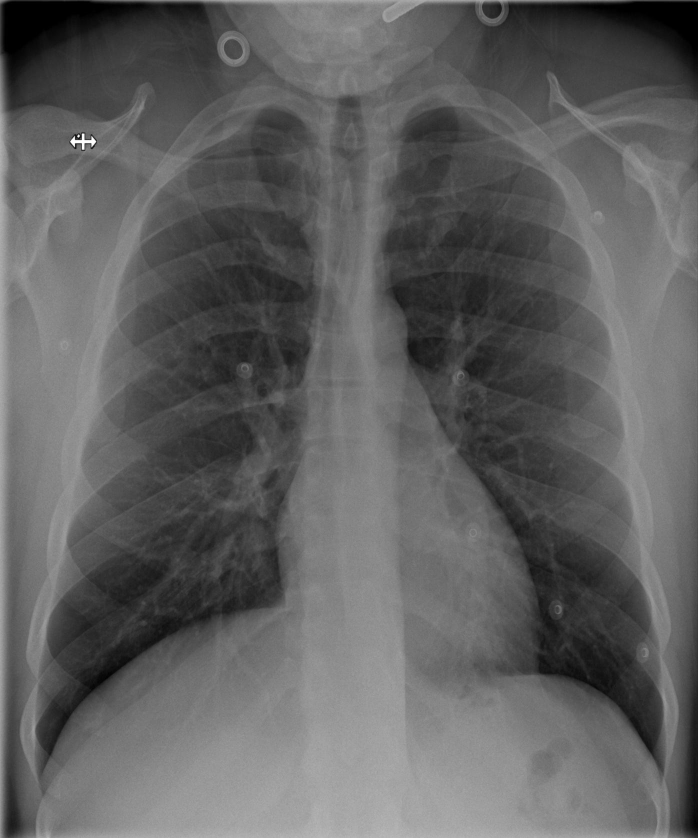
#> input picture Butterworth filter.jpg, 1396 x 1676 px (shown at 1/2 size); its folder holds only this picture in this run
$ python -i application.py   (imports and definitions only)   (older library calls are emulated)
#> lines starting #> are read from the running program, lines starting #| are printed output that depends on the picture
import tkinter as tk
from tkinter import filedialog

import cv2
import numpy as np
from PIL import Image, ImageTk
import matplotlib.pyplot as plt

# [87 lines left out: functions ButterworthFilter, GaussianFilter, not called in this run]


def process_image():
    global selected_radio
    # Open file dialog to select an image
    file_path = filedialog.askopenfilename()
#> the answer given: Butterworth filter.jpg
    if file_path:
        # Load the image
        image = cv2.imread(file_path,0)
#> image is the input picture: shape (1676, 1396); min 0, max 255, mean 96.3

        if selected_radio == 1:
            #gussain filter low pass filter
            imageFilter=GaussianFilter(image)
            print("Option 2 selected")
        # Add your logic for option 1 here
        elif selected_radio == 2:
            imageFilter= ButterworthFilter(image)
            print("Option 2 selected")
        # Add your logic for option 2 here
        elif selected_radio == 3:
            print("Option 3 selected")
        # Add your logic for option 3 here
        elif selected_radio == 4:
            print("Option 4 selected")


        showImage(image)
        showFilterImage(imageFilter)


# [15 lines left out: function showFilterImage, not called in this run]


def showImage(image_gray):
    # Resize the processed image to fit within a fixed size area
    max_width = 400
    max_height = 300
    height, width = image_gray.shape
#> height = 1676; width = 1396
    if width > max_width or height > max_height:
        scale = min(max_width / width, max_height / height)
#> scale = 0.179
        width = int(width * scale)
#> width = 249
        height = int(height * scale)
#> height = 300
        image_gray = cv2.resize(image_gray, (width, height))
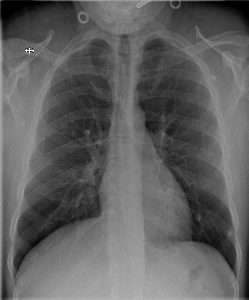
#> image_gray: shape (300, 249); min 0, max 255, mean 96.2

  # Convert the grayscale image to RGB format for display
    image_rgb = cv2.cvtColor(image_gray, cv2.COLOR_GRAY2RGB)
    image_rgb = Image.fromarray(image_rgb)
    image_rgb = ImageTk.PhotoImage(image_rgb)

   # Update the label to display the processed image
#> (the run stopped early here; a loop or call above may not have finished)

$ run again, on Histogram.jpeg
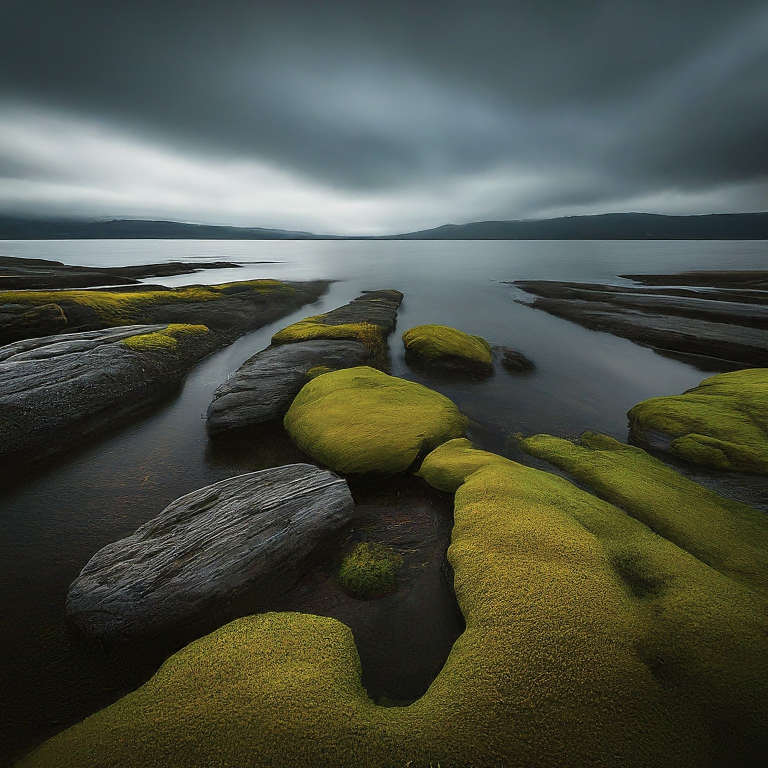
#> input picture Histogram.jpeg, 1536 x 1536 px (shown at 1/2 size)
#> in process_image, `image = cv2.imread(file_path,0)`:
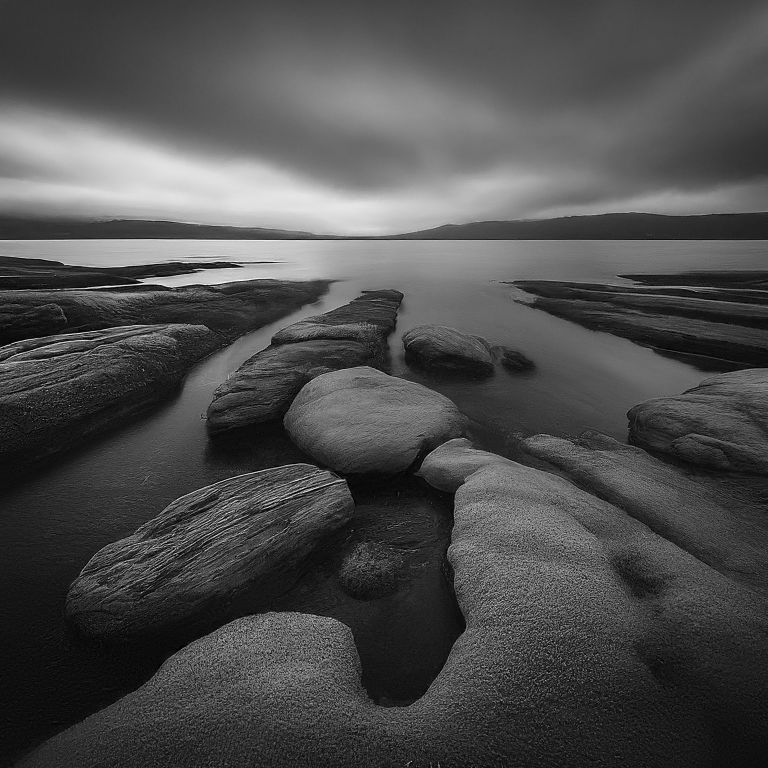
#> image: shape (1536, 1536) (shown at 1/2 size); min 0, max 255, mean 77.2
#> in showImage, `image_gray = cv2.resize(image_gray, (width, height))`:
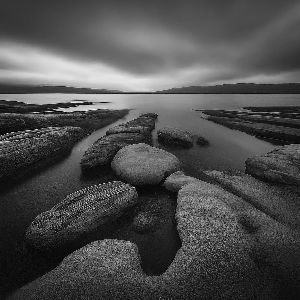
#> image_gray: shape (300, 300); min 0, max 251, mean 76.9

$ run again, on Laplacian.jpeg
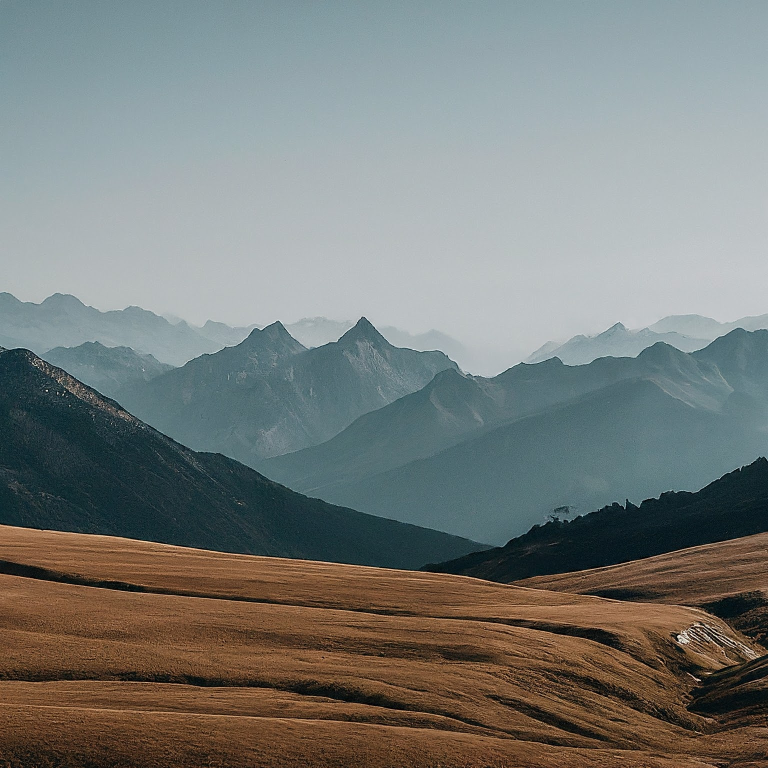
#> input picture Laplacian.jpeg, 1536 x 1536 px (shown at 1/2 size)
#> in process_image, `image = cv2.imread(file_path,0)`:
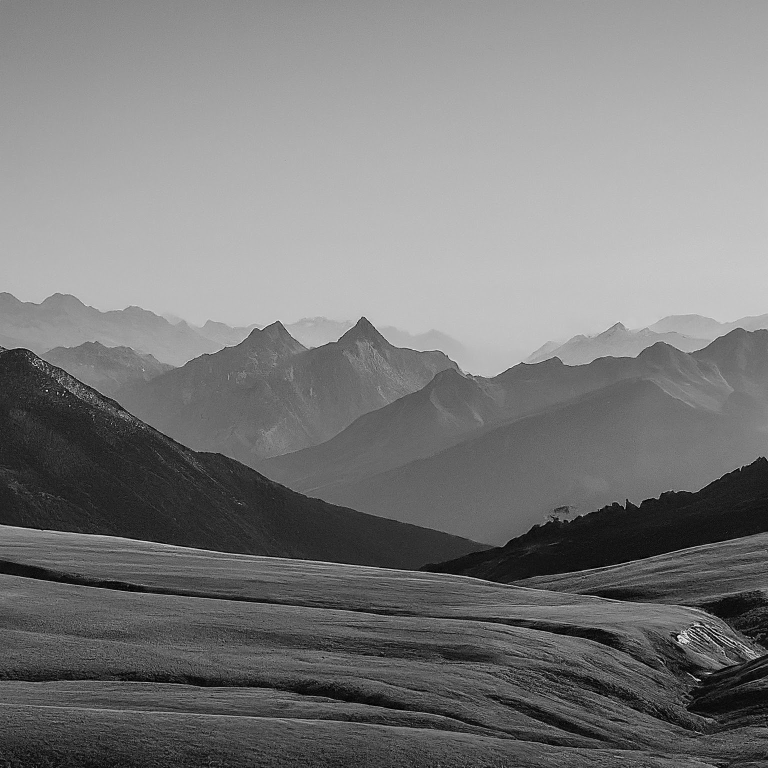
#> image: shape (1536, 1536) (shown at 1/2 size); min 0, max 255, mean 122.4
#> in showImage, `image_gray = cv2.resize(image_gray, (width, height))`:
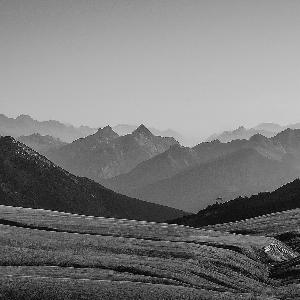
#> image_gray: shape (300, 300); min 0, max 247, mean 122.3

$ run again, on Gussain Low Pas.jpeg
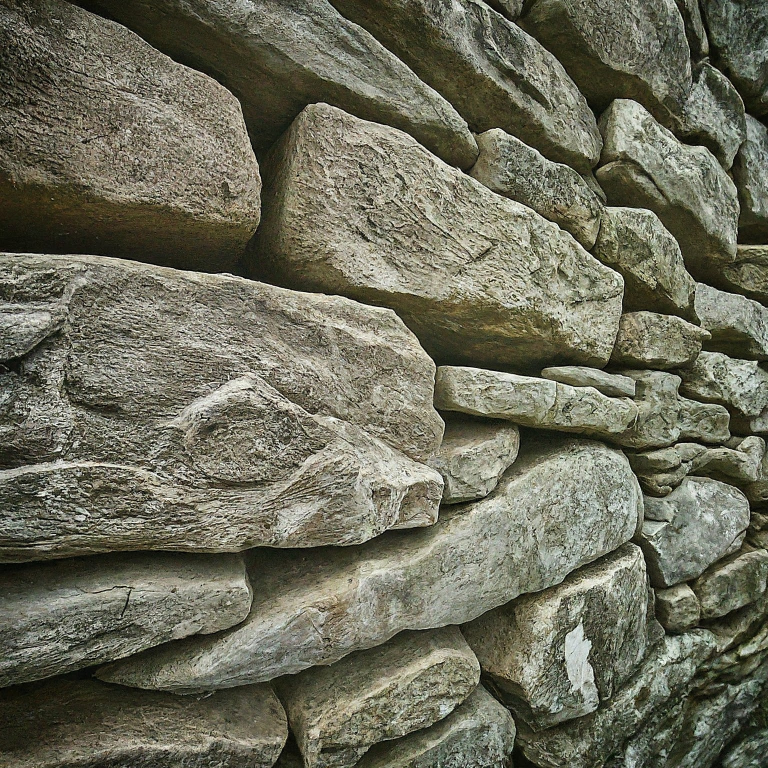
#> input picture Gussain Low Pas.jpeg, 1536 x 1536 px (shown at 1/2 size)
#> in process_image, `image = cv2.imread(file_path,0)`:
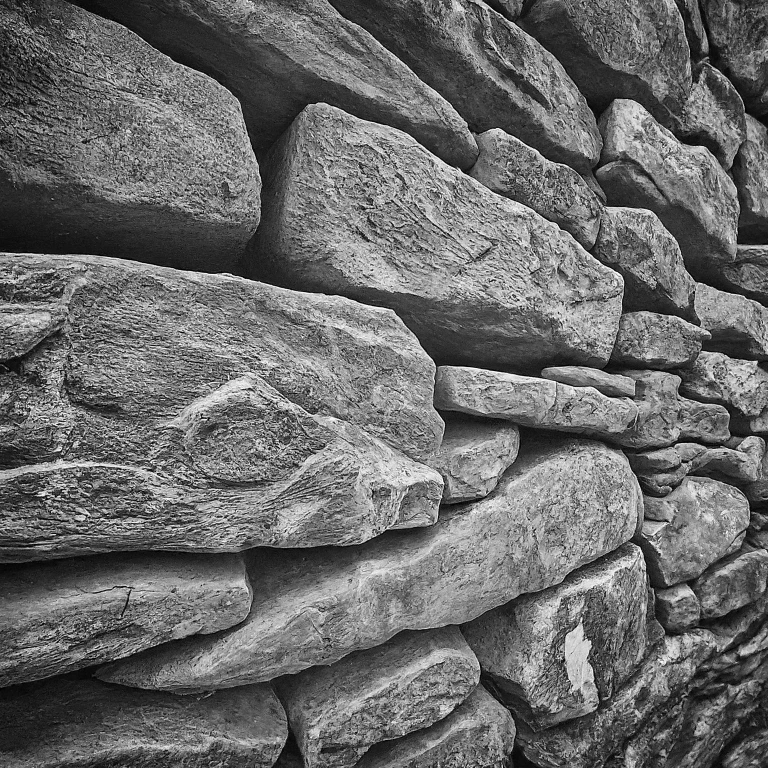
#> image: shape (1536, 1536) (shown at 1/2 size); min 0, max 255, mean 106
#> in showImage, `image_gray = cv2.resize(image_gray, (width, height))`:
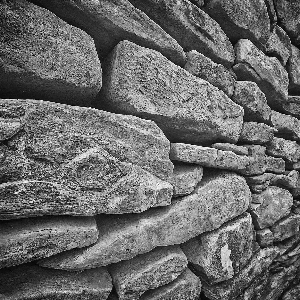
#> image_gray: shape (300, 300); min 0, max 253, mean 105.9
